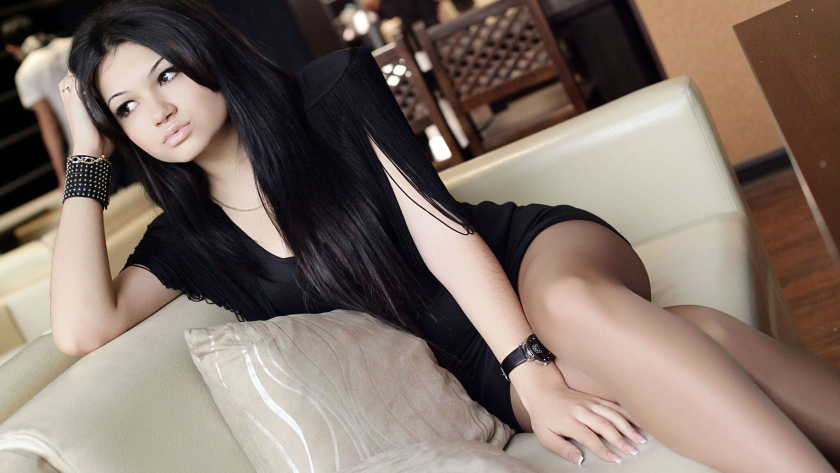
#> input picture mottonetua-2284.jpg, 1680 x 945 px (shown at 1/2 size)
$ python opencv.py
#> lines starting #> are read from the running program, lines starting #| are printed output that depends on the picture
import cv2

img = cv2.imread('mottonetua-2284.jpg')
#> img is the input picture: shape (945, 1680, 3); mean B, G, R 103.8, 113, 128.5
# print(img.shape)

img = cv2.resize(img, (1780,1200))
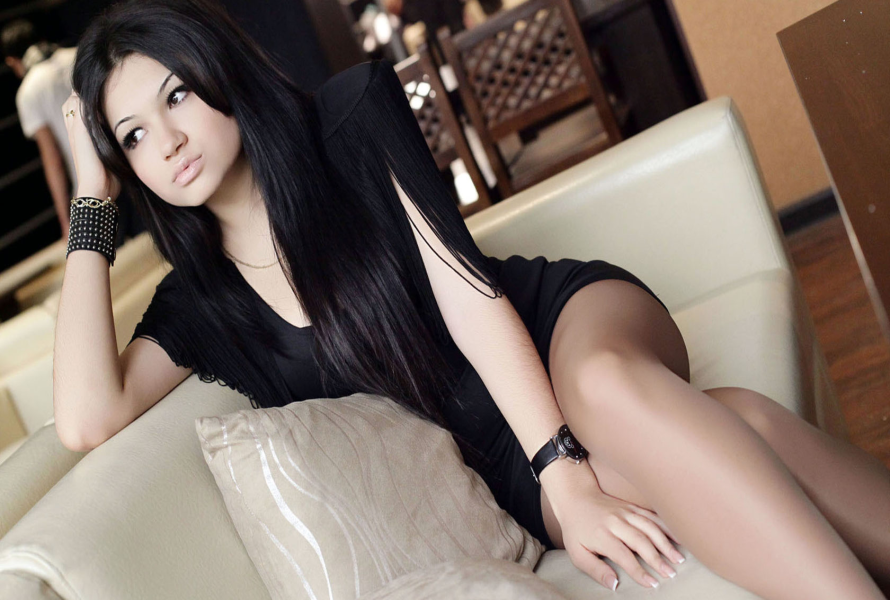
#> img: shape (1200, 1780, 3) (shown at 1/2 size); mean B, G, R 103.7, 112.9, 128.4
# print(img.shape)
cv2.imshow('Result', img)
cv2.waitKey(0)
